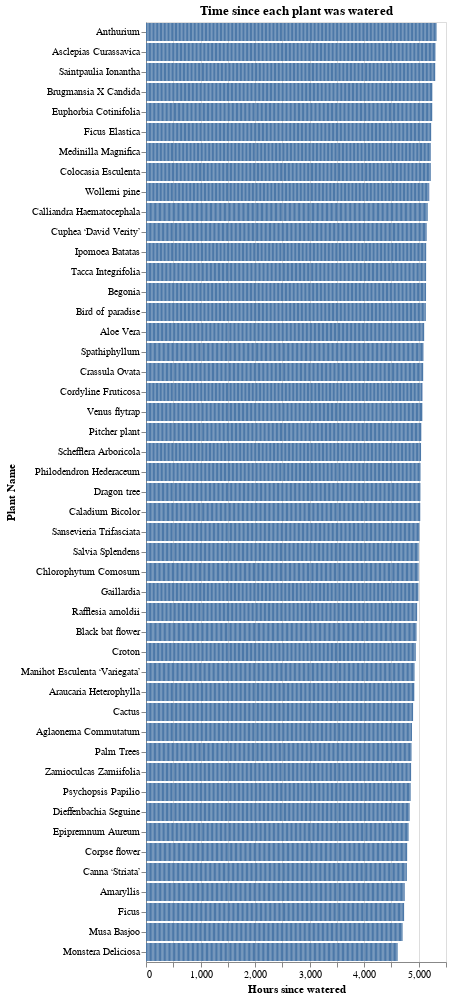

Write notebook code for a chart like this one.
### Code cell
alt.Chart(last_watered_df, title='Time since each plant was watered').mark_bar().encode(
    y=alt.Y('plant_name', title='Plant Name',
            axis=alt.Axis(labelLimit=200), sort='-x'),
    x=alt.X('hours_since_watered', title='Hours since watered'),
    tooltip=[alt.Tooltip('time_since_watered_formatted', title='Time since plant was watered'),
             alt.Tooltip('soil_moisture', title='Soil moisture'),
             alt.Tooltip('temperature', title='Temperature')]
)

### Figure 1 — Vega specification as saved in the notebook (floating-point values rounded to 4 significant figures; data arrays with more than 128 entries replaced by an {"elided": "..."} marker saying what was removed)
{"$schema": "https://vega.github.io/schema/vega/v5.json", "data": [{"name": "source_0"}, {"name": "data_0", "values": {"elided": "9786 records"}}, {"name": "source_0_y_domain_plant_name", "values": [{"plant_name": "Venus flytrap", "sort_field": 5066.0}, {"plant_name": "Corpse flower", "sort_field": 4788.0}, {"plant_name": "Rafflesia arnoldii", "sort_field": 4970.0}, {"plant_name": "Black bat flower", "sort_field": 4959.0}, {"plant_name": "Pitcher plant", "sort_field": 5047.0}, {"plant_name": "Wollemi pine", "sort_field": 5193.0}, {"plant_name": "Bird of paradise", "sort_field": 5130.0}, {"plant_name": "Cactus", "sort_field": 4896.0}, {"plant_name": "Dragon tree", "sort_field": 5031.0}, {"plant_name": "Asclepias Curassavica", "sort_field": 5306.0}, {"plant_name": "Brugmansia X Candida", "sort_field": 5249.0}, {"plant_name": "Canna ‘Striata’", "sort_field": 4782.0}, {"plant_name": "Colocasia Esculenta", "sort_field": 5220.0}, {"plant_name": "Cuphea ‘David Verity’", "sort_field": 5145.0}, {"plant_name": "Euphorbia Cotinifolia", "sort_field": 5248.0}, {"plant_name": "Ipomoea Batatas", "sort_field": 5136.0}, {"plant_name": "Manihot Esculenta ‘Variegata’", "sort_field": 4923.0}, {"plant_name": "Musa Basjoo", "sort_field": 4704.0}, {"plant_name": "Salvia Splendens", "sort_field": 4998.0}, {"plant_name": "Anthurium", "sort_field": 5326.0}, {"plant_name": "Cordyline Fruticosa", "sort_field": 5070.0}, {"plant_name": "Ficus", "sort_field": 4732.0}, {"plant_name": "Palm Trees", "sort_field": 4867.0}, {"plant_name": "Dieffenbachia Seguine", "sort_field": 4833.0}, {"plant_name": "Spathiphyllum", "sort_field": 5086.0}, {"plant_name": "Croton", "sort_field": 4945.0}, {"plant_name": "Aloe Vera", "sort_field": 5100.0}, {"plant_name": "Ficus Elastica", "sort_field": 5228.0}, {"plant_name": "Sansevieria Trifasciata", "sort_field": 5013.0}, {"plant_name": "Philodendron Hederaceum", "sort_field": 5032.0}, {"plant_name": "Schefflera Arboricola", "sort_field": 5043.0}, {"plant_name": "Aglaonema Commutatum", "sort_field": 4876.0}, {"plant_name": "Tacca Integrifolia", "sort_field": 5135.0}, {"plant_name": "Psychopsis Papilio", "sort_field": 4852.0}, {"plant_name": "Gaillardia", "sort_field": 4994.0}, {"plant_name": "Amaryllis", "sort_field": 4743.0}, {"plant_name": "Caladium Bicolor", "sort_field": 5028.0}, {"plant_name": "Chlorophytum Comosum", "sort_field": 4997.0}, {"plant_name": "Araucaria Heterophylla", "sort_field": 4919.0}, {"plant_name": "Begonia", "sort_field": 5134.0}, {"plant_name": "Medinilla Magnifica", "sort_field": 5223.0}, {"plant_name": "Calliandra Haematocephala", "sort_field": 5164.0}, {"plant_name": "Zamioculcas Zamiifolia", "sort_field": 4860.0}, {"plant_name": "Epipremnum Aureum", "sort_field": 4813.0}, {"plant_name": "Monstera Deliciosa", "sort_field": 4613.0}, {"plant_name": "Saintpaulia Ionantha", "sort_field": 5302.0}, {"plant_name": "Crassula Ovata", "sort_field": 5082.0}]}], "signals": [{"name": "y_step", "value": 20}, {"name": "height", "update": "bandspace(domain('y').length, 0.1, 0.05) * y_step"}], "marks": [{"type": "rect", "name": "marks", "from": {"data": "data_0"}, "encode": {"update": {"height": {"signal": "max(0.25, bandwidth('y'))"}, "y": {"field": "plant_name", "scale": "y"}, "x": {"field": "hours_since_watered_end", "scale": "x"}, "tooltip": {"signal": "{\"Time since plant was watered\": isValid(datum[\"time_since_watered_formatted\"]) ? datum[\"time_since_watered_formatted\"] : \"\"+datum[\"time_since_watered_formatted\"], \"Soil moisture\": format(datum[\"soil_moisture\"], \"\"), \"Temperature\": format(datum[\"temperature\"], \"\")}"}, "fill": {"value": "#4c78a8"}, "x2": {"field": "hours_since_watered_start", "scale": "x"}}}, "style": ["bar"]}], "scales": [{"name": "x", "type": "linear", "domain": {"data": "data_0", "fields": ["hours_since_watered_start", "hours_since_watered_end"]}, "range": [0, {"signal": "width"}], "zero": true, "nice": true}, {"name": "y", "type": "band", "domain": {"data": "source_0_y_domain_plant_name", "field": "plant_name", "sort": {"op": "max", "field": "sort_field", "order": "descending"}}, "range": {"step": {"signal": "y_step"}}, "paddingOuter": 0.05, "paddingInner": 0.1}], "axes": [{"scale": "x", "maxExtent": 0, "zindex": 0, "labels": false, "ticks": false, "gridScale": "y", "tickCount": {"signal": "ceil(width/40)"}, "orient": "bottom", "domain": false, "aria": false, "grid": true, "minExtent": 0}, {"scale": "x", "grid": false, "title": "Hours since watered", "labelFlush": true, "orient": "bottom", "labelOverlap": true, "tickCount": {"signal": "ceil(width/40)"}, "zindex": 0}, {"scale": "y", "grid": false, "zindex": 0, "title": "Plant Name", "labelLimit": 200, "orient": "left"}], "title": {"text": "Time since each plant was watered", "frame": "group"}, "background": "white", "padding": 5, "width": 300, "style": "cell"}
